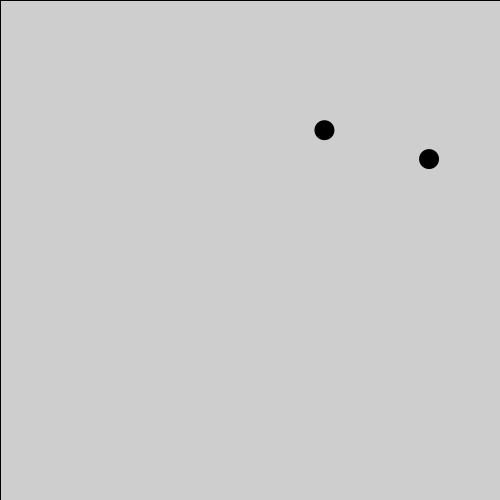
Frame 1 (no input)
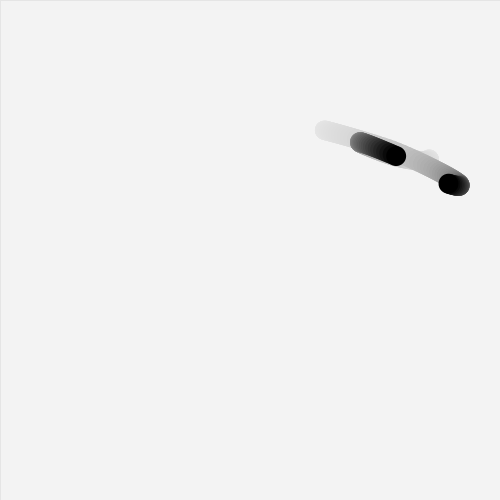
Frame 60 (the mouse pressed at the canvas centre just before this capture)
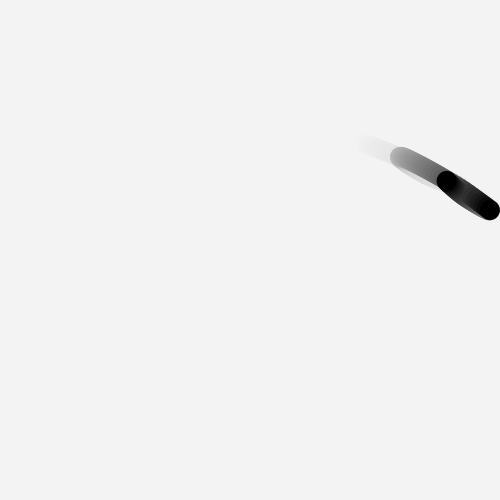
Frame 120 (the mouse held since frame 60 and released just before this capture)

The Processing sketch that drew these frames (run headless with seeded random() and noise(); from frame 60 on, the mouse is pressed at the canvas centre):

// Processing sketch: Followers
// ── Followers.pde
Mover m1, m2;

void setup() {
  size(500, 500);
  m1 = new Mover();
  m2 = new Mover();
  m1.setTarget(m2);
  m2.setTarget(m1);
}

void draw() {
  //background(255);
  fill(255, 10);
  rect(0, 0, width, height);
  
  
  m1.update();
  m2.update();
  m1.checkEdge();
  m2.checkEdge();
  m1.draw();
  m2.draw();

}

// ── Mover.pde
class Mover{
  
  PVector loc, vel, acc;
  float size = 20;
  float scale = 0.2;
  Mover target = null;
  
  
  Mover() {
    loc = new PVector(random(width), random(height));
    vel = new PVector(random(1.0), random(1.0));
  }
  
  
  void setTarget(Mover m) {
    target = m;
  }
  
  void update() {
  
    PVector diff = PVector.sub(target.loc, loc);
    diff.normalize();
    diff.mult(scale);
    acc = diff;
    vel.add(acc);
    loc.add(vel);
  }
  
  void checkEdge() {
    if (loc.x > width) {
      loc.x = 0;
    } else if (loc.x < 0) {
      loc.x = width;
    }
    
    if (loc.y > height) {
      loc.y = 0;
    } else if (loc.y < 0) {
      loc.y = height;
    }
  }
  
  void draw() {
    noStroke();
    fill(0);
    ellipse(loc.x, loc.y, size, size);
  }

}
